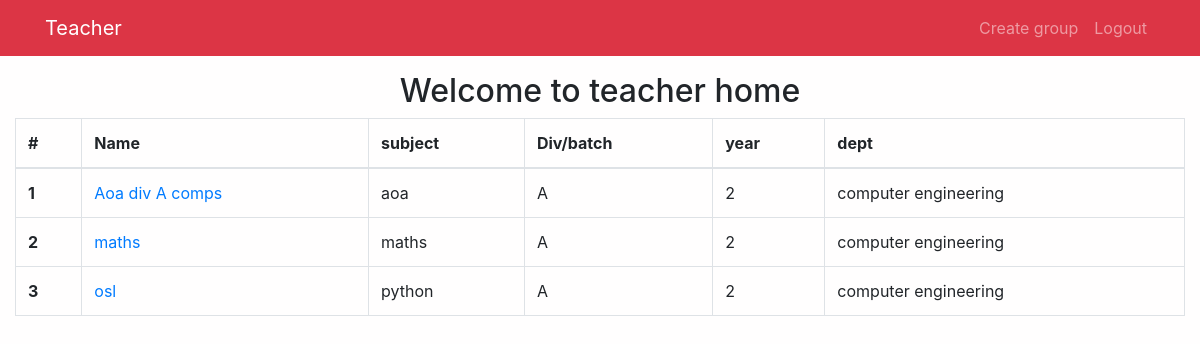
/teacher/teacher_home/ (signed in), run on the app's committed database.
### home/models.py (models this page shows, shortened)
class group(models.Model):
    owner=models.ForeignKey(teacher,on_delete=models.CASCADE)
    name=models.CharField(max_length=256,null=False,blank=False)
    member=models.ManyToManyField(students)
    sub = models.CharField(max_length=256 ,null=False,blank=False)
    division=models.CharField(max_length=50,choices=div_choices)
    batch=models.CharField(max_length=50,blank=True,null=True,choices=batch_choices)
    div=models.BooleanField(default=False)
    batch_check=models.BooleanField(default=False)
    year=models.CharField(max_length=256,choices=year_choices)
    dept=models.CharField(max_length=256,choices=dept_choices)

### teachers/views.py (the view)
# urls.py: path('teacher_home/',views.teacher_home,name='teacher_home'),
@login_required
def teacher_home(request):
    if (teacher.objects.filter(user=request.user).exists()):
        teacher_current = teacher.objects.filter(user=request.user).first()
        group_list = group.objects.filter(owner=teacher_current)
        context = {
            'group_list': group_list
        }
        return render(request, "teacher_home.html", context)
    else:
        return HttpResponseRedirect(reverse("index"))

### templates/teacher_home.html (shortened to what this page needs)
<!DOCTYPE html>
<html lang="en" dir="ltr">
  <head>
    <link rel="stylesheet" href="https://stackpath.bootstrapcdn.com/bootstrap/4.3.1/css/bootstrap.min.css">
  </head>
  <body style="background-color:#fffefe;" >
<nav class="navbar navbar-expand-sm mb-3 sticky-top navbar-dark bg-danger">
          <div class="container">
            {% if user.is_authenticated %}
              <a href="{% url 'teacher:teacher_home' %}" class="navbar-brand">Teacher</a>
                {% else %}
                <div class="navbar-brand">
                  Teacher
                </div>
                {% endif%}
              <div class="collapse navbar-collapse" id="defaultNavbar1">
                    {% if user.is_authenticated %}
                    <ul class="navbar-nav ml-auto">
                      <li class="nav-item"><a href="{%url 'create_group' %}" class="nav-link">Create group</a></li>
                      <li class="nav-item"><a href="{%url 'request_logout' %}" class="nav-link"> Logout</a></li>
                    </ul>
                      {% else %}
                      <ul class="navbar-nav ml-auto">
                        <li class="nav-item"><a href="{% url 'teacher:signup' %}" class="nav-link"> Sign Up</a></li>
                        <li class="nav-item"><a href="{% url 'teacher:login' %}" class="nav-link" > Login</a></li>
                      </ul>
                      {% endif %}
              </div>
          </div>
      </nav>
    {% block body %}
    <h2 class="text-center ">Welcome to teacher home</h2>
    <div class="container-fluid">
<table class="table table-bordered">
  <thead>
    <tr>
      <th scope="col">#</th>
      <th scope="col">Name</th>
      <th scope="col">subject</th>
      <th scope="col">Div/batch</th>
      <th scope='col'>year</th>
      <th scope="col">dept</th>
    </tr>
  </thead>
  <tbody>
    {%for group in group_list %}
    <tr>
      <th scope="row">{{forloop.counter}}</th>
      <td><a href="{%url 'teacher_group_detail' pk=group.pk  %}">{{group.name}}</a></td>
      <td>{{group.sub}}</td>
      <td>{{group.division}}</td>
      <td>{{group.year}} {% if group.batch_check%} /{{group.batch}}{% endif %}</td>
      <td>{{group.dept}}</td>
    </tr>
    {%endfor %}
  </tbody>
</table>
    </div>
{% endblock %}
  </body>
</html>

### data on the page
group: name "Aoa div A comps", sub "aoa", division "A", year "2", dept "computer engineering"
group: name "maths", sub "maths", division "A", year "2", dept "computer engineering"
group: name "osl", sub "python", division "A", year "2", dept "computer engineering"
